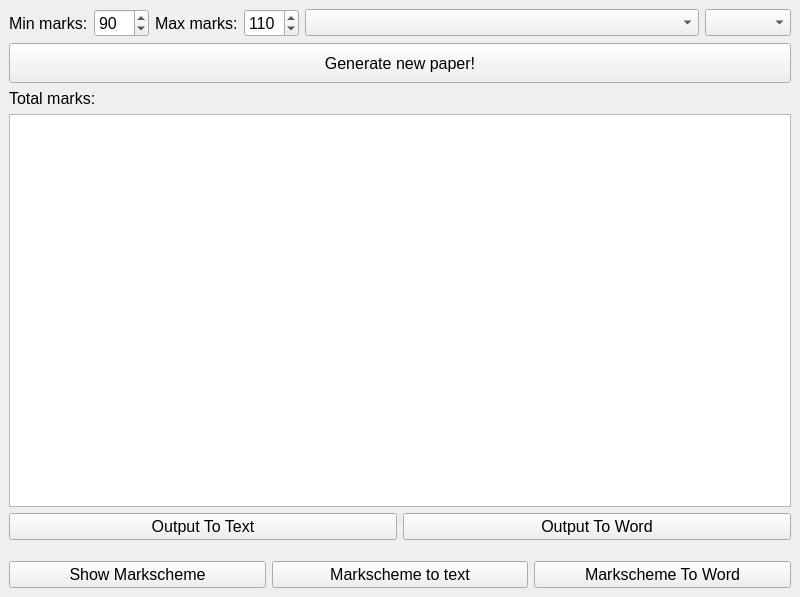
<?xml version="1.0" encoding="UTF-8"?>
<ui version="4.0">
 <class>PaperGenerator</class>
 <widget class="QMainWindow" name="PaperGenerator">
  <property name="geometry">
   <rect>
    <x>0</x>
    <y>0</y>
    <width>800</width>
    <height>597</height>
   </rect>
  </property>
  <property name="font">
   <font>
    <pointsize>12</pointsize>
   </font>
  </property>
  <property name="windowTitle">
   <string>Exam Paper Generator</string>
  </property>
  <widget class="QWidget" name="centralwidget">
   <layout class="QVBoxLayout" name="verticalLayout">
    <item>
     <layout class="QHBoxLayout" name="horizontalLayout" stretch="0,0,0,0,1,0">
      <item>
       <widget class="QLabel" name="lMin">
        <property name="text">
         <string>Min marks:</string>
        </property>
       </widget>
      </item>
      <item>
       <widget class="QSpinBox" name="sbMin">
        <property name="minimum">
         <number>50</number>
        </property>
        <property name="maximum">
         <number>150</number>
        </property>
        <property name="value">
         <number>90</number>
        </property>
       </widget>
      </item>
      <item>
       <widget class="QLabel" name="lMax">
        <property name="text">
         <string>Max marks:</string>
        </property>
       </widget>
      </item>
      <item>
       <widget class="QSpinBox" name="sbMax">
        <property name="minimum">
         <number>50</number>
        </property>
        <property name="maximum">
         <number>200</number>
        </property>
        <property name="value">
         <number>110</number>
        </property>
       </widget>
      </item>
      <item>
       <widget class="QComboBox" name="cbComponent"/>
      </item>
      <item>
       <widget class="QComboBox" name="cbLevel"/>
      </item>
     </layout>
    </item>
    <item>
     <widget class="QPushButton" name="pbGenerate">
      <property name="minimumSize">
       <size>
        <width>0</width>
        <height>40</height>
       </size>
      </property>
      <property name="text">
       <string>Generate new paper!</string>
      </property>
     </widget>
    </item>
    <item>
     <widget class="QLabel" name="lMarksOutput">
      <property name="text">
       <string>Total marks:</string>
      </property>
     </widget>
    </item>
    <item>
     <widget class="QTextEdit" name="teOutput"/>
    </item>
    <item>
     <layout class="QHBoxLayout" name="horizontalLayout_2">
      <item>
       <widget class="QPushButton" name="pbOutputTxt">
        <property name="text">
         <string>Output To Text</string>
        </property>
       </widget>
      </item>
      <item>
       <widget class="QPushButton" name="pbOutputToWord">
        <property name="text">
         <string>Output To Word</string>
        </property>
       </widget>
      </item>
     </layout>
    </item>
    <item>
     <spacer name="verticalSpacer">
      <property name="orientation">
       <enum>Qt::Vertical</enum>
      </property>
      <property name="sizeType">
       <enum>QSizePolicy::Fixed</enum>
      </property>
      <property name="sizeHint" stdset="0">
       <size>
        <width>10</width>
        <height>15</height>
       </size>
      </property>
     </spacer>
    </item>
    <item>
     <layout class="QHBoxLayout" name="horizontalLayout_3">
      <item>
       <widget class="QPushButton" name="pbShowMarkscheme">
        <property name="text">
         <string>Show Markscheme</string>
        </property>
       </widget>
      </item>
      <item>
       <widget class="QPushButton" name="pbTextMarkscheme">
        <property name="text">
         <string>Markscheme to text</string>
        </property>
       </widget>
      </item>
      <item>
       <widget class="QPushButton" name="pbMarkschemeDoc">
        <property name="text">
         <string>Markscheme To Word</string>
        </property>
       </widget>
      </item>
     </layout>
    </item>
   </layout>
  </widget>
 </widget>
 <resources/>
 <connections/>
</ui>
